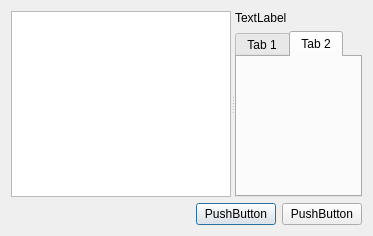
<?xml version="1.0" encoding="UTF-8"?>
<ui version="4.0">
 <class>DesktopApp_PreferencesDialog</class>
 <widget class="QDialog" name="DesktopApp_PreferencesDialog">
  <property name="geometry">
   <rect>
    <x>0</x>
    <y>0</y>
    <width>373</width>
    <height>236</height>
   </rect>
  </property>
  <property name="windowTitle">
   <string>Dialog</string>
  </property>
  <layout class="QGridLayout" name="gridLayout">
   <item row="0" column="0">
    <widget class="QSplitter" name="splitter">
     <property name="orientation">
      <enum>Qt::Horizontal</enum>
     </property>
     <widget class="QListWidget" name="listWidget"/>
     <widget class="QWidget" name="layoutWidget">
      <layout class="QVBoxLayout" name="verticalLayout">
       <item>
        <widget class="QLabel" name="pageLabel">
         <property name="text">
          <string>TextLabel</string>
         </property>
        </widget>
       </item>
       <item>
        <widget class="QTabWidget" name="tabWidget">
         <property name="currentIndex">
          <number>1</number>
         </property>
         <widget class="QWidget" name="tab">
          <attribute name="title">
           <string>Tab 1</string>
          </attribute>
         </widget>
         <widget class="QWidget" name="tab_2">
          <attribute name="title">
           <string>Tab 2</string>
          </attribute>
         </widget>
        </widget>
       </item>
      </layout>
     </widget>
    </widget>
   </item>
   <item row="1" column="0">
    <layout class="QHBoxLayout" name="horizontalLayout">
     <item>
      <spacer name="horizontalSpacer">
       <property name="orientation">
        <enum>Qt::Horizontal</enum>
       </property>
       <property name="sizeHint" stdset="0">
        <size>
         <width>40</width>
         <height>20</height>
        </size>
       </property>
      </spacer>
     </item>
     <item>
      <widget class="QPushButton" name="applyButton">
       <property name="text">
        <string>PushButton</string>
       </property>
      </widget>
     </item>
     <item>
      <widget class="QPushButton" name="cancelButton">
       <property name="text">
        <string>PushButton</string>
       </property>
      </widget>
     </item>
    </layout>
   </item>
  </layout>
 </widget>
 <resources/>
 <connections/>
</ui>
